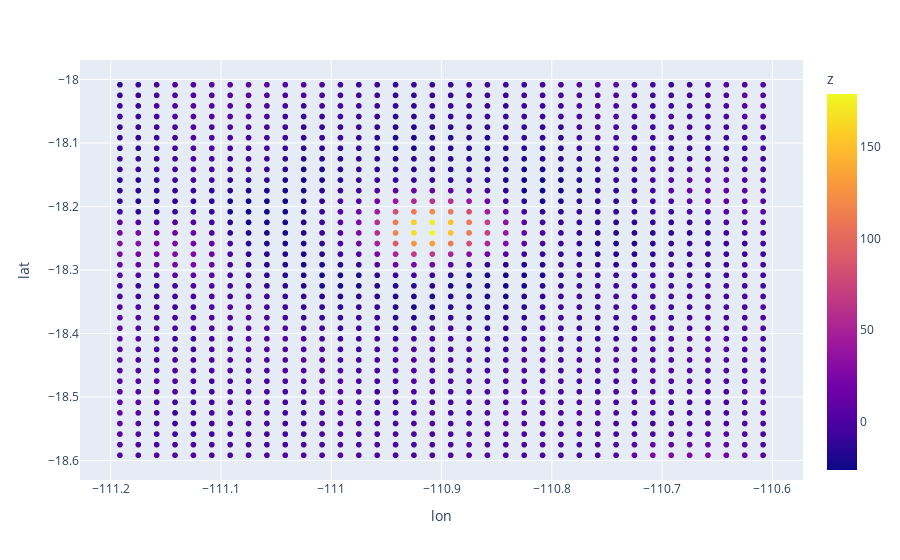

Notebook source saved alongside this figure:
### Code cell
datadf = data.to_dataframe().reset_index()
bigmount = datadf[(datadf['lat'] >= -18.6) & (datadf['lat'] <= -18.0) & (datadf['lon'] >= -111.2) & (datadf['lon'] <= -110.6)]
px.scatter(bigmount, x='lon', y='lat', color='z')

### Figure 1 — Plotly figure (JSON) as saved in the notebook; plotly's stock layout.template omitted (floating-point values rounded to 4 significant figures; data arrays with more than 128 entries replaced by an {"elided": "..."} marker saying what was removed)
{"data": [{"hovertemplate": "lon=%{x}<br>lat=%{y}<br>z=%{marker.color}<extra></extra>", "legendgroup": "", "marker": {"color": {"elided": "1296 float values"}, "coloraxis": "coloraxis", "symbol": "circle"}, "mode": "markers", "name": "", "showlegend": false, "type": "scattergl", "x": {"elided": "1296 float values"}, "xaxis": "x", "y": {"elided": "1296 float values"}, "yaxis": "y"}], "layout": {"coloraxis": {"colorbar": {"title": {"text": "z"}}, "colorscale": [[0, "#0d0887"], [0.1111, "#46039f"], [0.2222, "#7201a8"], [0.3333, "#9c179e"], [0.4444, "#bd3786"], [0.5556, "#d8576b"], [0.6667, "#ed7953"], [0.7778, "#fb9f3a"], [0.8889, "#fdca26"], [1, "#f0f921"]]}, "legend": {"tracegroupgap": 0}, "margin": {"t": 60}, "xaxis": {"anchor": "y", "domain": [0, 1], "title": {"text": "lon"}}, "yaxis": {"anchor": "x", "domain": [0, 1], "title": {"text": "lat"}}}}
